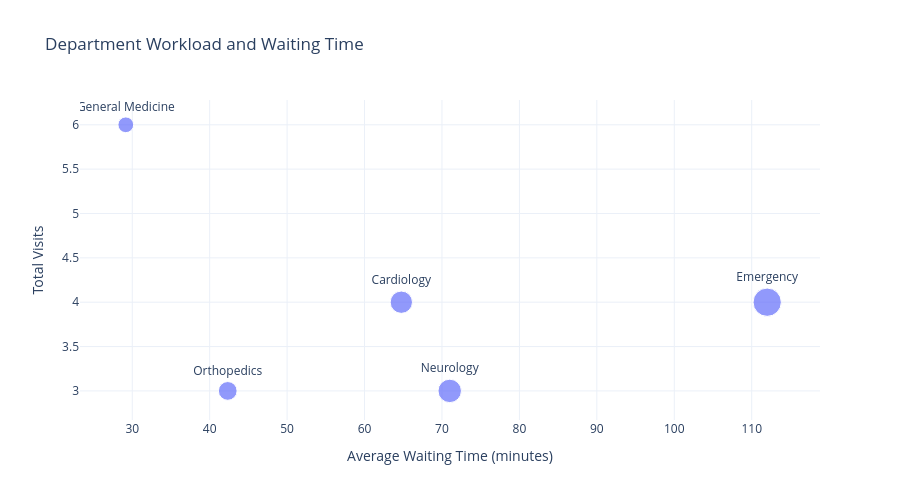

The code cell stored with this chart in its notebook:
### Markdown cell above
## 8. Department Workload Analysis

### Code cell
department_workload = (
    hospital_data.groupby("department", as_index=False)
    .agg(
        total_visits=("patient_id", "count"),
        average_waiting_time=("waiting_time_min", "mean"),
        average_consultation_time=("consultation_time_min", "mean"),
        average_total_visit_time=("total_visit_time_min", "mean")
    )
    .sort_values("average_waiting_time", ascending=False)
)

display(department_workload)

fig = px.scatter(
    department_workload,
    x="average_waiting_time",
    y="total_visits",
    size="average_total_visit_time",
    text="department",
    title="Department Workload and Waiting Time",
    labels={
        "average_waiting_time": "Average Waiting Time (minutes)",
        "total_visits": "Total Visits"
    },
    template="plotly_white"
)

fig.update_traces(textposition="top center")
fig.update_layout(height=500)
fig.show()

### Figure 1 — Plotly figure (JSON) as saved in the notebook; plotly's stock layout.template omitted (floating-point values rounded to 4 significant figures)
{"data": [{"hovertemplate": "Average Waiting Time (minutes)=%{x}<br>Total Visits=%{y}<br>average_total_visit_time=%{marker.size}<br>department=%{text}<extra></extra>", "legendgroup": "", "marker": {"color": "#636efa", "size": [150.8, 103.3, 93.75, 66.0, 46.67], "sizemode": "area", "sizeref": 0.3769, "symbol": "circle"}, "mode": "markers+text", "name": "", "orientation": "v", "showlegend": false, "text": ["Emergency", "Neurology", "Cardiology", "Orthopedics", "General Medicine"], "textposition": "top center", "type": "scatter", "x": [112.0, 71.0, 64.75, 42.33, 29.17], "xaxis": "x", "y": [4, 3, 4, 3, 6], "yaxis": "y"}], "layout": {"height": 500, "legend": {"itemsizing": "constant", "tracegroupgap": 0}, "title": {"text": "Department Workload and Waiting Time"}, "xaxis": {"anchor": "y", "domain": [0, 1], "title": {"text": "Average Waiting Time (minutes)"}}, "yaxis": {"anchor": "x", "domain": [0, 1], "title": {"text": "Total Visits"}}}}
